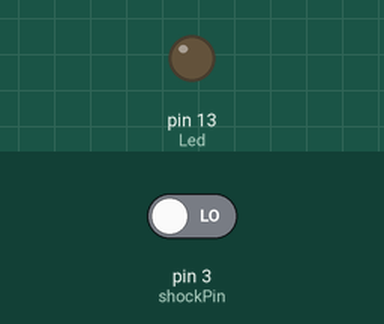
This sketch was run on a simulated Arduino Uno, built with avr-gcc and run on an emulated ATmega328P. On the bench: output pins drawn as LEDs (lit = HIGH). Inputs (shaded band) come from the test bench; at power-on: pin 3 (shockPin) LOW.

Above: at 1.2 s.
1.3 s: pin 3 (shockPin) driven HIGH
At 1.7 s:
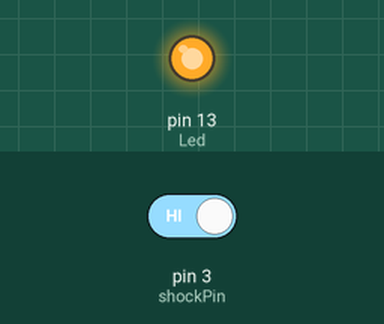
2.8 s: pin 3 (shockPin) driven LOW
At 4.1 s:
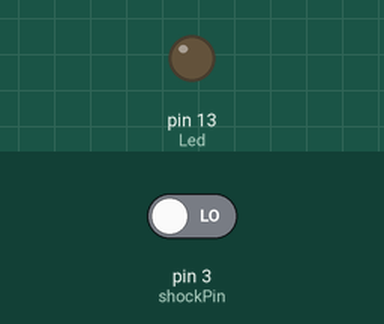
Timing chart, 0 to 5.8 s (numbered marks = the images above; inputs shaded):
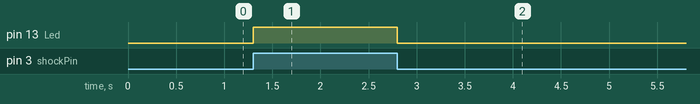

Measured:
- after the input at 1.3 s, pin 13 (Led): LOW → HIGH at once
- after the input at 2.8 s, pin 13 (Led): HIGH → LOW at once

The sketch:

tilt_switch_module.ino
```cpp
int Led = 13; //define LED port
int shockPin = 3;    // Use Pin 3 as our Input
int shockVal = HIGH; // This is where we record our shock measurement

void setup ()
{
  pinMode(Led, OUTPUT); //define LED as a output port
  pinMode(shockPin, INPUT) ;
}
void loop ()
{
  shockVal = digitalRead (shockPin) ; // read the value from our sensor
  digitalWrite(Led, shockVal);
}
```
